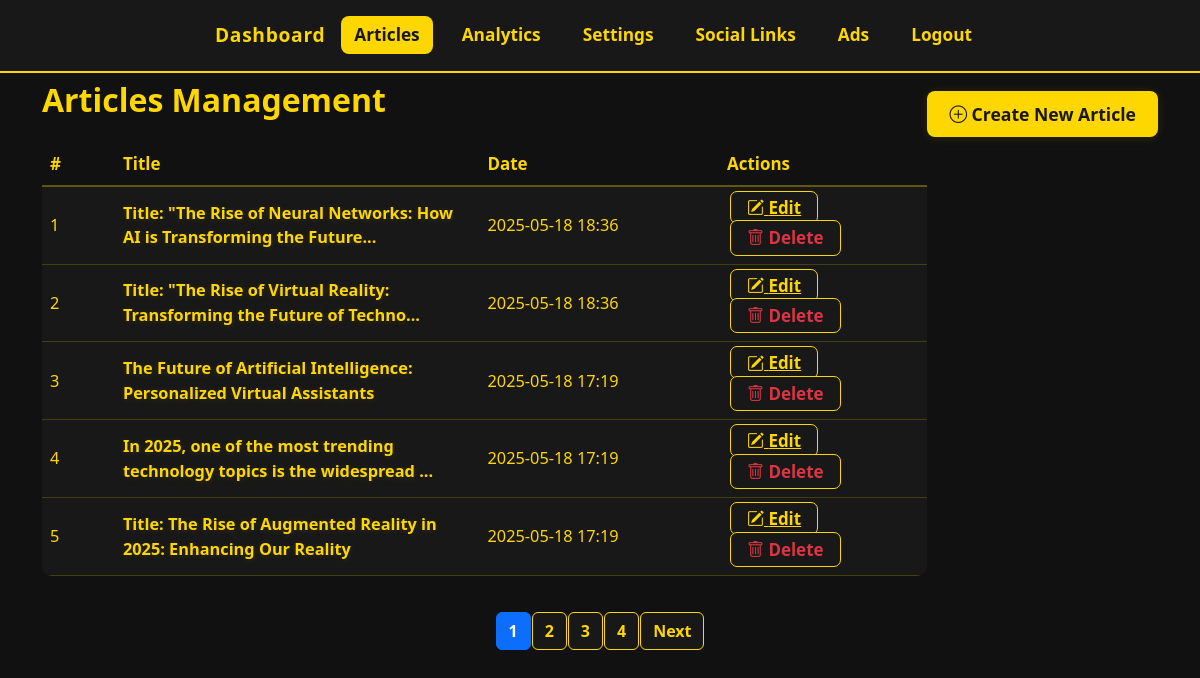
The page /admin/articles (signed in) on the database its author committed.
### app.py (models this page shows)
class Article(db.Model):
    id = db.Column(db.Integer, primary_key=True)
    title = db.Column(db.String(255), nullable=False)
    content = db.Column(db.Text, nullable=False)
    image_url = db.Column(db.String(500), nullable=True)
    created_at = db.Column(db.DateTime, server_default=db.func.now())
    likes = db.Column(db.Integer, default=0)

### app.py (the view)
@app.route('/admin/articles')
@login_required
def manage_articles():
    per_page = 5
    page = request.args.get('page', 1, type=int)
    total_articles = Article.query.count()
    total_pages = (total_articles + per_page - 1) // per_page
    articles = Article.query.order_by(Article.created_at.desc()).offset((page-1)*per_page).limit(per_page).all()
    return render_template('admin_manage_articles.html',
                           articles=articles,
                           page=page,
                           per_page=per_page,
                           total_pages=total_pages)

### app.py (called while the page is built)
@login_manager.user_loader
def load_user(user_id):
    return AdminUser.query.get(int(user_id))

### templates/admin_manage_articles.html (shortened to what this page needs)
<!DOCTYPE html>
<html lang="en" data-theme="dark">
<head>
  <link href="https://cdn.jsdelivr.net/npm/bootstrap@5.3.0/dist/css/bootstrap.min.css" rel="stylesheet">
  <link rel="stylesheet" href="https://cdn.jsdelivr.net/npm/bootstrap-icons@1.10.5/font/bootstrap-icons.css">
</head>
<body>
  <nav class="navbar navbar-dark mb-1" style="border-bottom:2px solid #ffd700;">
    <div class="container-fluid justify-content-center py-2 flex-wrap">
      <a class="navbar-brand mx-2 fw-bold" href="{{ url_for('dashboard') }}">Dashboard</a>
      <a class="nav-link mx-2 active" href="{{ url_for('manage_articles') }}">Articles</a>
      <a class="nav-link mx-2" href="{{ url_for('analytics') }}">Analytics</a>
      <a class="nav-link mx-2" href="{{ url_for('settings') }}">Settings</a>
      <a class="nav-link mx-2" href="{{ url_for('social_links') }}">Social Links</a>
      <a class="nav-link mx-2" href="{{ url_for('manage_ads') }}">Ads</a>
      <a class="nav-link mx-2 text-danger" href="{{ url_for('logout') }}">Logout</a>
    </div>
  </nav>
  <div class="container mt-2">
    <a href="{{ url_for('create_article') }}" class="btn btn-create mb-2">
      <i class="bi bi-plus-circle"></i> Create New Article
    </a>
    <h2 class="mb-4 fw-bold" style="color:#ffd700;">Articles Management</h2>
    <div class="table-responsive">
      <table class="table align-middle">
        <thead>
          <tr>
            <th style="width:7%;">#</th>
            <th style="width:35%;">Title</th>
            <th style="width:23%;">Date</th>
            <th style="width:20%;">Actions</th>
          </tr>
        </thead>
        <tbody>
          {% for article in articles %}
          <tr>
            <td>{{ loop.index0 + 1 + (page-1)*per_page }}</td>
            <td class="article-title">{{ article.title[:70] }}{% if article.title|length > 70 %}...{% endif %}</td>
            <td>{{ article.created_at.strftime('%Y-%m-%d %H:%M') if article.created_at else '' }}</td>
            <td>
              <a href="{{ url_for('edit_article', article_id=article.id) }}" class="action-btn"><i class="bi bi-pencil-square"></i> Edit</a>
              <form method="POST" action="{{ url_for('delete_article', article_id=article.id) }}" style="display:inline;">
                <button type="submit" class="action-btn text-danger" onclick="return confirm('Are you sure you want to delete this article?');"><i class="bi bi-trash"></i> Delete</button>
              </form>
            </td>
          </tr>
          {% endfor %}
        </tbody>
      </table>
    </div>
    <nav>
      <ul class="pagination">
        {% for p in range(1, total_pages+1) %}
          <li class="page-item {% if p == page %}active{% endif %}">
            <a class="page-link" href="{{ url_for('manage_articles', page=p) }}">{{ p }}</a>
          </li>
        {% endfor %}
        {% if page < total_pages %}
          <li class="page-item"><a class="page-link" href="{{ url_for('manage_articles', page=page+1) }}">Next</a></li>
        {% endif %}
      </ul>
    </nav>
  </div>
</body>
</html>

### templates/admin_manage_articles.html (style rules this page uses)
html, body { background: #111 !important; color: #fff !important; }
.navbar, .navbar * { background: #181818 !important; color: #ffd700 !important; font-size: 1.08rem; font-weight: 700; }
.navbar .nav-link { color: #ffd700 !important; text-decoration: none; padding: 6px 13px; border-radius: 8px; transition: background .14s, color .14s; }
.navbar .nav-link.active, .navbar .nav-link:hover, .navbar-brand:hover { background: #ffd700 !important; color: #181818 !important; }
.navbar-brand { color: #ffd700 !important; font-size: 1.2rem; letter-spacing: .7px; }
.table { background: #181818; border-radius: 10px; overflow: hidden; }
.table th, .table td { color: #ffd700; vertical-align: middle; background: #181818; border-color: #ffd70033; font-size: 1.02rem; }
.table thead th { background: #111; color: #ffd700; font-size: 1.06rem; border-bottom: 2px solid #ffd70055; }
.article-title { font-weight: 700; color: #ffd700; font-size: 1.12rem; text-shadow: 0 1px 7px #ffd70022; }
.action-btn { margin: 0 3px; font-size: 1.06rem; border-radius: 7px; border: 1.5px solid #ffd700; background: #181818; color: #ffd700; font-weight: 700; transition: background .14s, color .14s; padding: 4px 16px; }
.btn-create { background: #ffd700; color: #181818; font-weight: 800; border-radius: 8px; font-size: 1.10rem; margin: 10px 0 20px 0; box-shadow: 0 1px 10px #ffd70020; padding: 10px 22px; border: none; float: right; }
.pagination { justify-content: center; margin: 20px 0; }
.page-link { background: #181818; color: #ffd700; border: 1.2px solid #ffd700; font-weight: 600; border-radius: 6px; margin: 0 2px; }

### rows shown on the page
Article: title "Title: \"The Rise of Neural Networks: How AI is Transforming the Future", created_at "2025-05-18 18:36"
Article: title "Title: \"The Rise of Virtual Reality: Transforming the Future of Techno", created_at "2025-05-18 18:36"
Article: title "The Future of Artificial Intelligence: Personalized Virtual Assistants", created_at "2025-05-18 17:19"
Article: title "In 2025, one of the most trending technology topics is the widespread", created_at "2025-05-18 17:19"
Article: title "Title: The Rise of Augmented Reality in 2025: Enhancing Our Reality", created_at "2025-05-18 17:19"

### other values the page prints
{{ p }} "1" "2" "3" "4"
